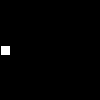
Frame 1 (no input)
Frame 60 (the mouse pressed at the canvas centre just before this capture): identical to frame 1, image omitted
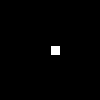
Frame 120 (the mouse held since frame 60 and released just before this capture)

The Processing sketch that drew these frames (run headless with seeded random() and noise(); from frame 60 on, the mouse is pressed at the canvas centre):

// Processing sketch: Exercicio_3
// ── Exercicio_3.pde
int[] posX = new int[30];
int cont;

void setup() {
    size(100, 100);    
}

int funcX(){
    int somaX = 0;
    for(int i=0; i<30; i++)
        somaX = somaX + posX[i];
    return int(somaX/30);
}

void draw() {
    background(0);
    posX[cont % 30] = mouseX;
    rect(funcX(), 45, 10, 10);
    cont++;
    println(width, height);
}
